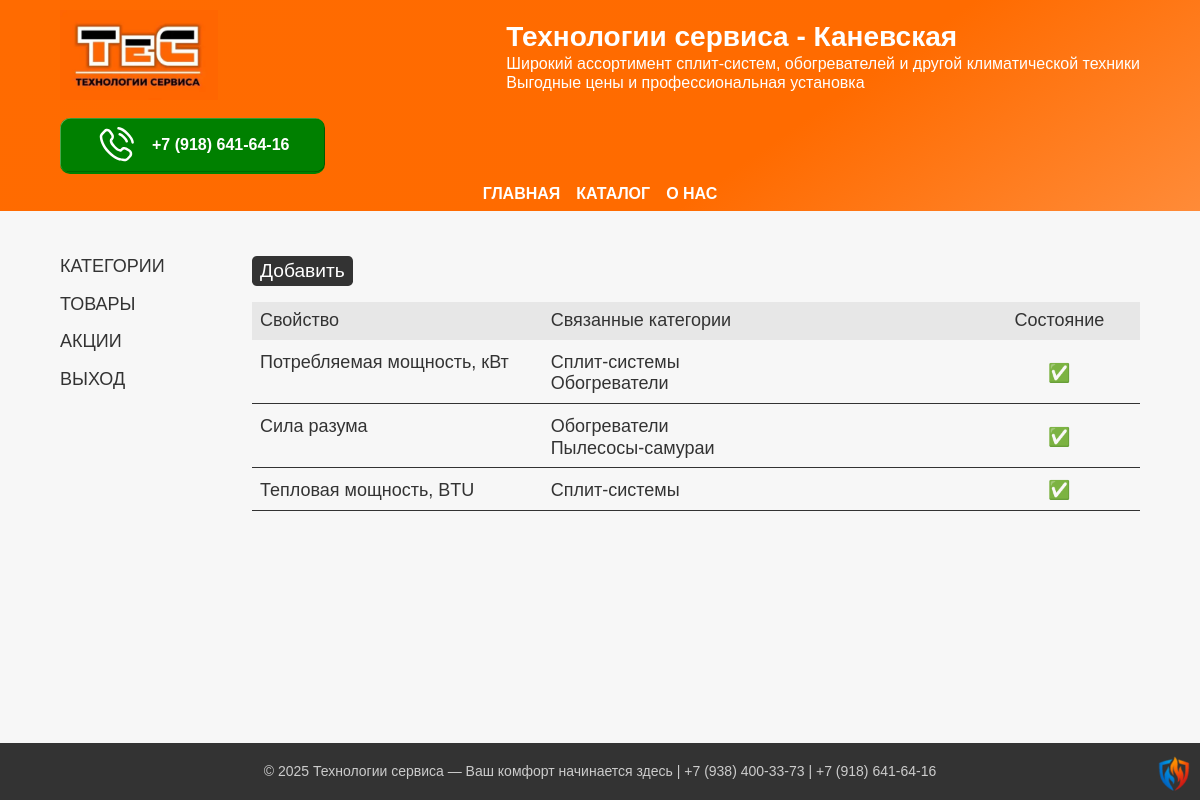
Page /dash/custom_fields (signed in) on the committed database.
### app/models.py (models this page shows, shortened)
class CustomFields(db.Model):
    __tablename__ = 'customfields'
    id = db.Column(db.Integer, primary_key=True)
    name = db.Column(db.Text, nullable=True)
    active = db.Column(db.Boolean, default=True)

class Category(db.Model):
    __tablename__ = 'categories'
    id = db.Column(db.Integer, primary_key=True)
    name = db.Column(db.String(64), nullable=False, unique=True)
    description = db.Column(db.Text, nullable=True)
    active = db.Column(db.Boolean, default=True)
    fields = db.relationship('CustomFields', secondary=custom_field_category, backref=db.backref('category', lazy='dynamic'))

### app/urls.py (the view, shortened to what this page needs)
@app.route("/dash/custom_fields", methods=["GET", "POST"])
def custom_fields():
    if not current_user.is_authenticated:
        return redirect(url_for('index'), 301)
    custom_fields_all = CustomFields.query.order_by(CustomFields.name).all()
    for f in custom_fields_all:
        f.categories = [d.name for d in f.category.all()]
    form = CustomFieldsForm()
    return render_template('./admin/custom_fields.html',
                           title="Пользовательские поля категорий",
                           all_fields=custom_fields_all,
                           form=form)

### app/models.py (called while the page is built)
@login.user_loader
def load_user(user_id):
    return User.query.get(int(user_id))

### app/templates/admin/custom_fields.html (shortened to what this page needs)
{% extends "./admin/private.html" %}
{% block article %}
    <div class="cat-menu">
        <button class="cat-btn grey-btn" type="button" onclick="overlayMenu.showModal()">Добавить</button>
    </div>
    <div class="table">
        <header class="table-header categories-header">
            <div class="cat-name">Свойство</div>
            <div class="cat-description">Связанные категории</div>
            <div class="cat-status">Состояние</div>
        </header>
    {% for field in all_fields %}
        <a class="table-row categories-row" href="{{ url_for('custom_field', name=field.name) }}">
            <div class="cat-name">{{ field.name }}</div>
            <div class="cat-description">
                {% if field.categories %}
                    <ul>
                        {% for field in field.categories %}
                            <li>{{field}}</li>
                        {% endfor %}
                    </ul>
                {% endif %}
            </div>
            <div class="cat-status">{{ "✅" if field.active else "❌" }}</div>
        </a>
    {% endfor %}
    </div>
{% endblock %}

### app/static/css/style.css (style rules this page uses)
:root { --wrapper-max: 75rem; --wrapper-big: 64rem; --wrapper-middle: 50rem; --wrapper-small: 25rem; --color-green-hover: rgb(58, 206, 0); --color-red-hover: rgb(255, 125, 0); --color-heads-color: #ff6b00; --color-background: #f7f7f7; --color-shadow: #000000A0; --base-transition: 0.2s ease-in-out; }
body { font-family: Geneva, Arial, Helvetica, sans-serif; background-color: var(--color-background); color: #333; display: flex; flex-direction: column; min-height: 100vh; justify-content: space-between; align-content: space-between; container-type: inline-size; container-name: body-size; }
h1, h2, h3, a { color: #ff6b00; display: block; }
a { display: inline; text-decoration: none; border-bottom: 2px solid rgba(255,255,255,0); }
.table { display: flex; flex-direction: column; gap: 0.25rem; }
.table-header, .table-row { display: grid; padding: 0.5rem; }
.categories-header, .categories-row { grid-template-columns: 2fr 3fr 1fr; }
.table-header { background-color: #0001; }
.table-row { text-decoration: none; color: #333; border-bottom: 1px solid #333; }
.cat-status { display: flex; justify-content: center; align-items: center; }
.grey-btn { color: white; background-color: #333; }
.cat-menu { display: flex; gap: 1rem; flex-wrap: wrap; }
.cat-btn { text-decoration: none; padding: 0.25rem 0.5rem; border-radius: 0.25em; font-size: 1.2rem; border: None; display: flex; align-items: center; }

### rows in the picture
CustomFields: name "Потребляемая мощность, кВт", active "✅"
Category: name "Сплит-системы"
Category: name "Обогреватели"
CustomFields: name "Сила разума", active "✅"
Category: name "Пылесосы-самураи"
CustomFields: name "Тепловая мощность, BTU", active "✅"
